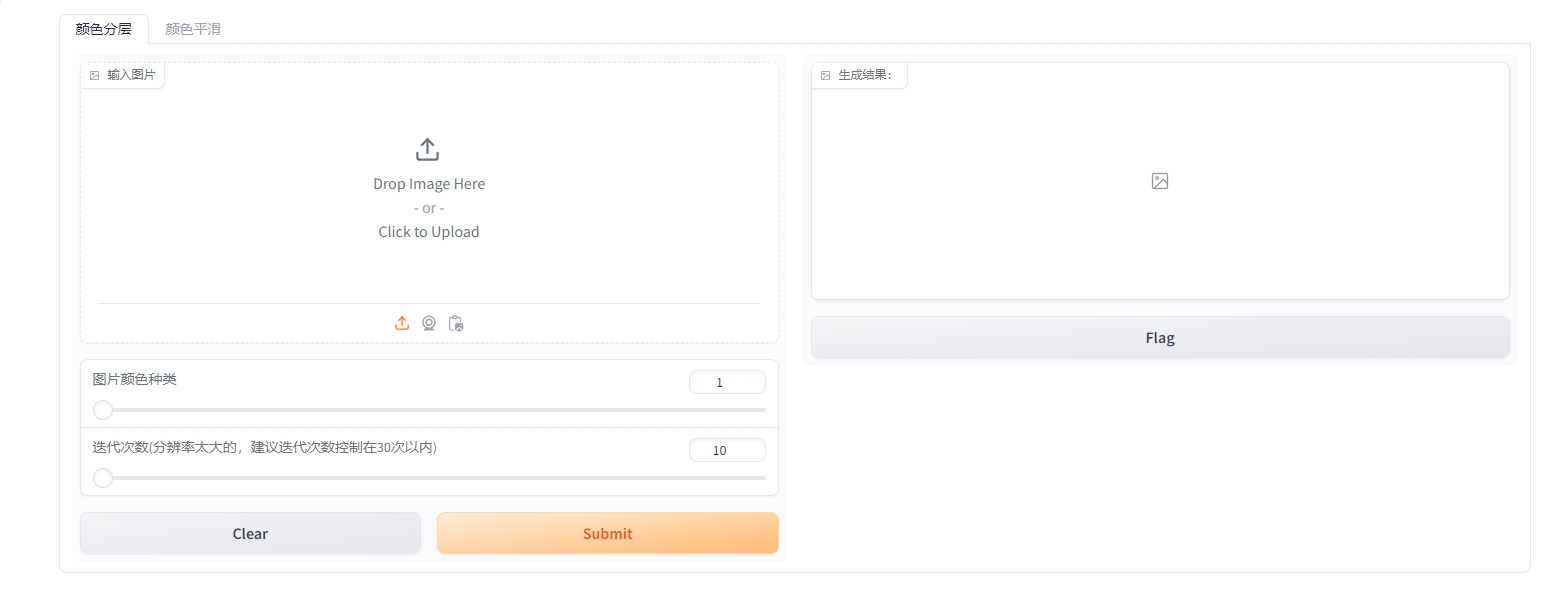
#> input picture interaction1.png, 1558 x 598 px, given in place of result_image0.png, which was not available
$ python layer_separation.py
#> lines starting #> are read from the running program, lines starting #| are printed output that depends on the picture
import cv2
import numpy as np

def process_image(image_path, output_path, operation='close', kernel_size=5):
    # 读取彩色图像
#> called with image_path = 'result_image0.png', output_path = 'output.jpg', operation = 'erode', kernel_size = 9
    image = cv2.imread(image_path, cv2.IMREAD_COLOR)
#> image is the input picture: shape (598, 1558, 3); mean B, G, R 251.6, 252, 252.5

    # 将彩色图像分割为蓝色、绿色和红色通道
    blue_channel, green_channel, red_channel = cv2.split(image)

    # 创建形态学内核
    kernel = np.ones((kernel_size, kernel_size), np.uint8)

    # 对每个通道分别进行形态学操作
    def apply_morphological_operation(channel):
        if operation == 'dilate':
            return cv2.dilate(channel, kernel, iterations=1)
        elif operation == 'erode':
            return cv2.erode(channel, kernel, iterations=1)
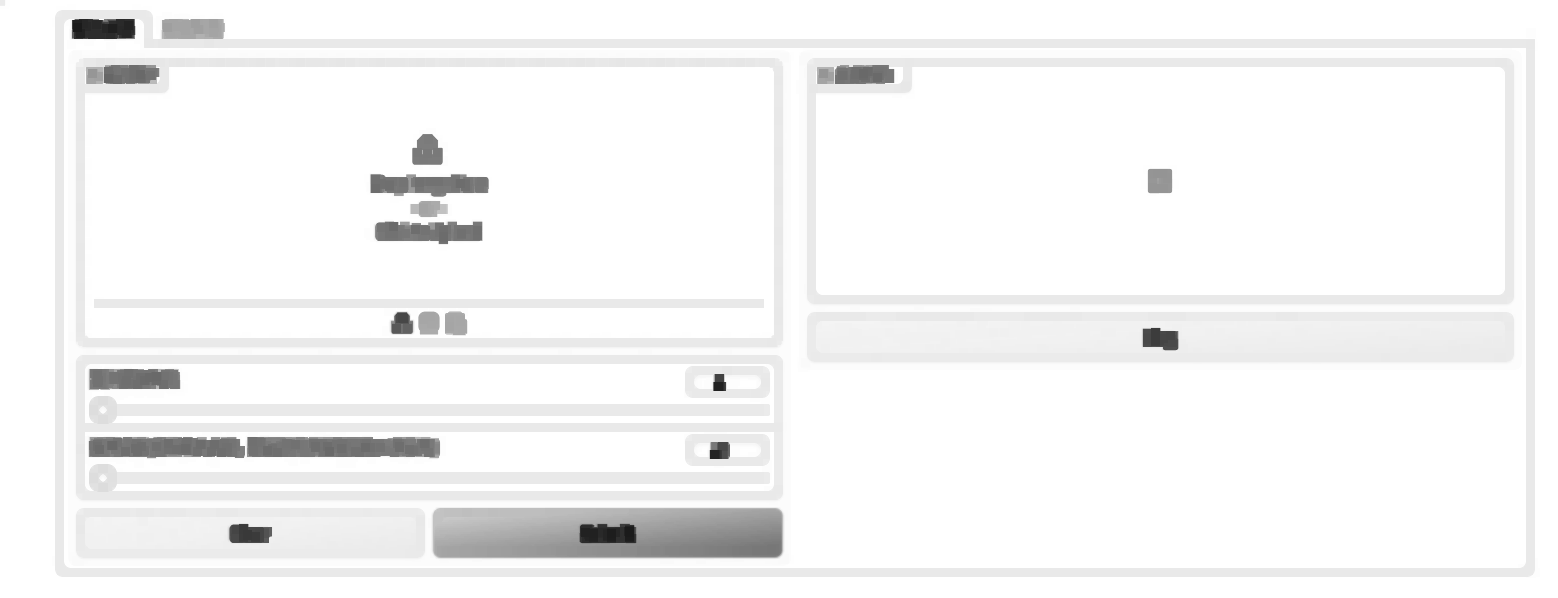
#> returned value: shape (598, 1558); min 26, max 255, mean 245.6

        # 先腐蚀后膨胀，用来消除小物体、在纤细点处分离物体、平滑较大物体的边界的同时并不明显改变其面积，消除物体表面的突起。
        elif operation == 'open':
            return cv2.morphologyEx(channel, cv2.MORPH_OPEN, kernel, iterations=1)

        # 闭操作就是对图像先膨胀，再腐蚀。闭操作的结果一般是可以将许多靠近的图块相连称为一个无突起的连通域。
        elif operation == 'close':
            return cv2.morphologyEx(channel, cv2.MORPH_CLOSE, kernel, iterations=1)

    # 对蓝色、绿色和红色通道分别进行形态学操作
    processed_blue_channel = apply_morphological_operation(blue_channel)
    processed_green_channel = apply_morphological_operation(green_channel)
    processed_red_channel = apply_morphological_operation(red_channel)

    # 合并处理后的三个通道
    processed_image = cv2.merge([processed_blue_channel, processed_green_channel, processed_red_channel])

    # 保存处理后的彩色图像
    cv2.imwrite(output_path, processed_image)

if __name__ == "__main__":
    image_path = 'result_image0.png'
    output_path = 'output.jpg'
    process_image(image_path, output_path, operation='erode', kernel_size=9)

$ run again, on interaction2.png
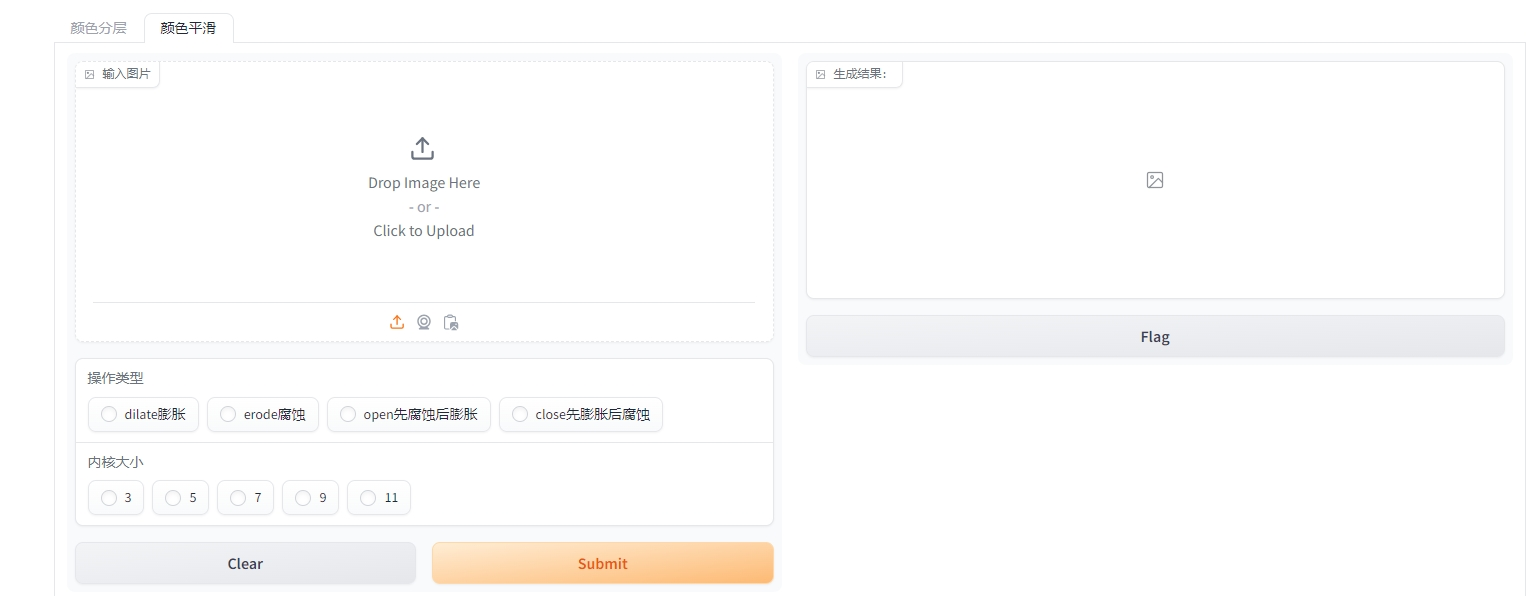
#> input picture interaction2.png, 1532 x 596 px, given in place of result_image0.png, which was not available
#> in process_image, image is the input picture: shape (596, 1532, 3); mean B, G, R 251.5, 251.9, 252.4
#> in apply_morphological_operation, `return cv2.erode(channel, kernel, iterations=1)`:
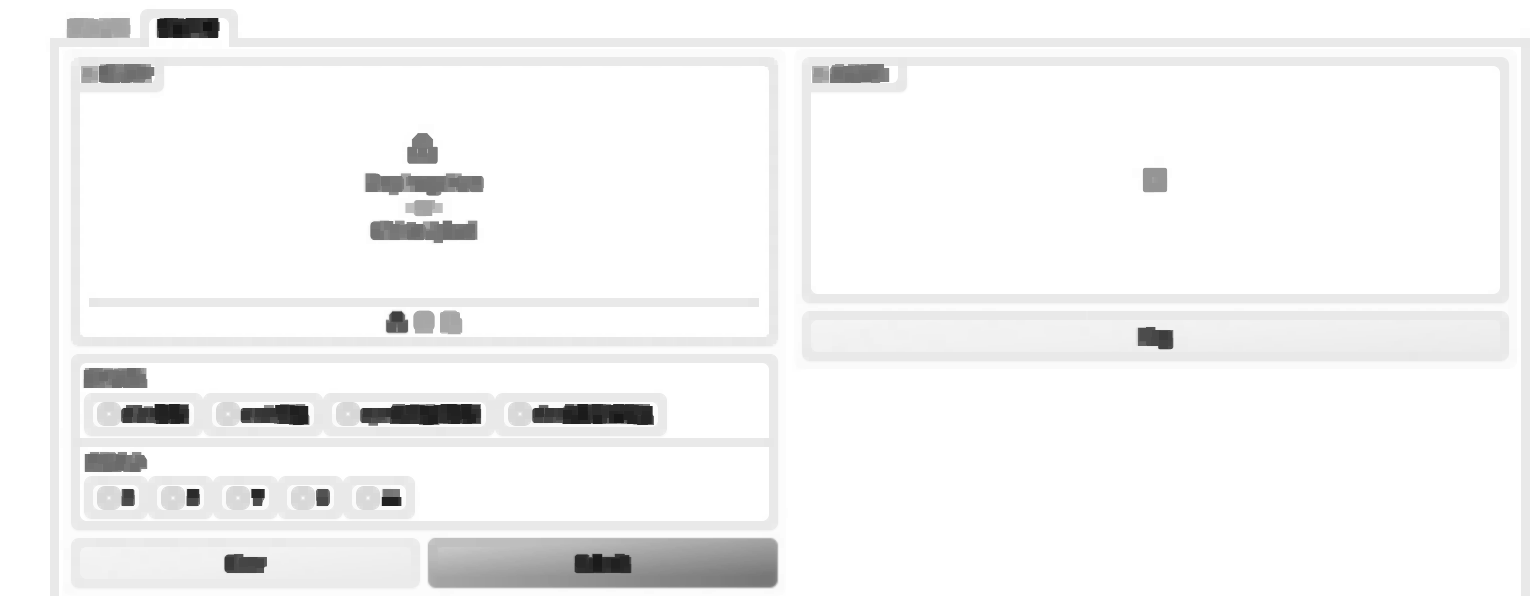
#> returned value: shape (596, 1532); min 19, max 255, mean 244.7
